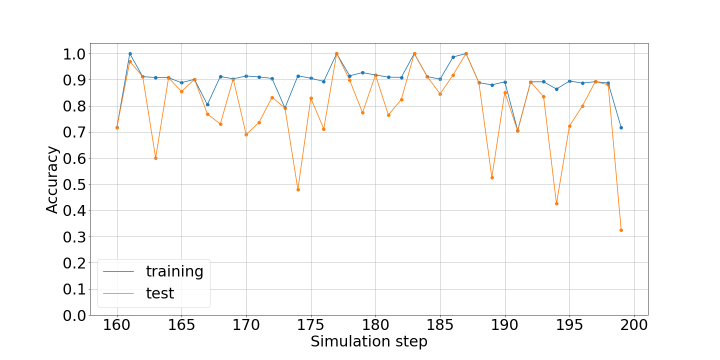
#> input picture Method 8/Byl/GA-nuggets_11.png, 1440 x 720 px, given as the content of the folder data/images, which was not available (shown at 1/2 size)
$ jupyter execute --allow-errors Experiment3.ipynb   (Python 2 division)   (older library calls are emulated)   (text cells are left out)
#> lines starting #> are read from the running program, lines starting #| are printed output that depends on the picture; pictures that were not available may be replaced by others from this repository, and a replacement may not be noted
### Method 3/helpers.py
import numpy as np
import matplotlib.pyplot as plt
import matplotlib.animation as animation
import time
plt.rcParams['animation.ffmpeg_path'] = '/usr/local/bin/ffmpeg'
plt.rcParams["animation.html"] = "jshtml"


# [37 lines left out: functions summarize, summarize2, not called in this run]

def animate(data,cmap = "Set1",size=(20,10)):
    n_frames = len(data)
    dims = np.shape(data)
    colorsData = np.zeros(dims)
    for i in range(min(dims)):
        colorsData[i, i] = i
    fig = plt.figure(figsize=size)
    plot = plt.matshow(data[n_frames-1], fignum=0,cmap=cmap)

    def init():
        plot.set_data(data[0])
        return [plot]

    def update(j):
        plot.set_data(data[j])
        return [plot]

    anim = animation.FuncAnimation(fig, update, init_func = init, frames=n_frames, interval = 30, blit=True)

    return anim


def encodeKey(index,value):
    return "{},{}".format(index,value)

def decodeKey(key):
    return list(map(lambda x: int(x),key.split(",")))

#returns an expression to get the transformed coordinates
# from the original dimensions to the 1 dimension flattened data
# [14 lines left out: function getExpr, not called in this run]

dexpr = None

#returns an array with the position in the flattened data
#coords is an array with coordinate relative to the cell in the original dimensions
# size = np.shape(data)
# [54 lines left out: functions getNeighbors, getNeighborsValue, not called in this run]

#returns in each iteration an array with the indexes of each dimension
def multiDimensionalGenerator(size):
    counters = np.array([size[i]-1 for i in range(len(size)-1)])
    counters = np.append(counters,size[-1])
    count = len(size)-1
    #start = time.time()
    while (counters[0] >= 0):
        counters[count] -= 1
        #print("generator {}".format(time.time()-start))
        yield [int(i) for i in counters]
        #start = time.time()
        if counters[count] <= 0:
            while(counters[count] <= 0 and count > 0):
                count -= 1
            counters[count] -= 1
            while(count+1 < len(size)):
                if count+1 == len(size)-1:
                    counters[count+1] = size[count+1]
                else:
                    counters[count+1] = size[count+1]-1
                count += 1

# [5 lines left out: function manhattanDistance, not called in this run]

def vonNeumann(radious,distance):
    expr = lambda x: manhattanDistance(x) <= distance
    return getNeighborhood(radious,expr)


def moore(radious):
    expr = lambda x: True
    neighborhood = getNeighborhood(radious,expr)
    return neighborhood

#returns an array with the neighborhood
#expression = function to filter the neighborhood, receives a list of the indexes according to the dimension
#radious = array with the distance from each dimension
def getNeighborhood(radious,expression):
    neighborhood = []
    spaces = []
    dimensions = len(radious)
    for i in range(dimensions):
        size = radious[i]
        spaces.append(np.arange(-size, size+1, 1))
    mesh = np.meshgrid(*spaces)
    stack = np.stack(mesh,axis=dimensions)
    stackShape = np.shape(stack)[:-1]
    for index in multiDimensionalGenerator(stackShape):
        tIndex = tuple(index)
        if expression(stack[tIndex]):
            neighborhood.append(stack[tIndex])
    for i in range(dimensions-1,-1,-1):
        neighborhood.sort(key = lambda x: x[i])
    return neighborhood

#returns an array with the neighborhood
#expression = function to filter the neighborhood, receives a list of the indexes according to the dimension
#radious = array with the distance from each dimension
# [26 lines left out: functions getNeighborhoodWLevels, mooreWLevels, not called in this run]

def vonNeumannWLevels(radious,distance):
    expr = lambda x: (manhattanDistance(x) <= distance, manhattanDistance(x))
    return getNeighborhoodWLevels(radious,expr)

# [196 lines left out: functions getLearningProblemWLevels, information, getStr, strLevel, getTable, getTopFrequent and 7 more, not called in this run]

### Method 8/Byl/Experiment3.ipynb
[cell 1]
import sys
#> (the rest of this cell did not finish here and is left out)

[cell 2]
import sys
import matplotlib.pyplot as plt
import cv2
import numpy as np
import os,sys,inspect
current_dir = os.path.dirname(os.path.abspath(inspect.getfile(inspect.currentframe())))
parent_dir = os.path.dirname(current_dir)
sys.path.insert(0, parent_dir)
from GGA import GGA
from ocat import OCAT
from test import CAModel,Testing1
import helpers
#> (the rest of this cell did not finish here and is left out)

[cell 3]
if not os.path.isfile("data/data.npy"):
    dirName = "data/images"
    images = []
    paths = []
    for file in os.listdir(dirName):
        if (".png" in file):
            paths.append([int(file.split("_")[1].replace(".png","")),f'{dirName}/{file}'])
    paths = sorted(paths,key=lambda x:x[0])
    for path in paths:
        img = cv2.imread(path[1],cv2.IMREAD_GRAYSCALE)
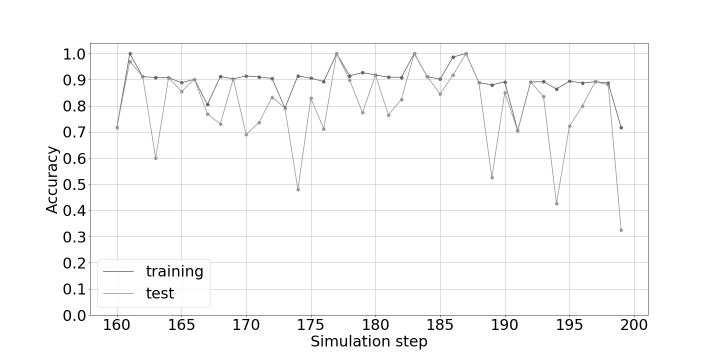
#> img: shape (720, 1440) (shown at 1/2 size); min 0, max 255, mean 249.8
        images.append(img)
    images=np.array(images)
    values = {}
    count = 0
    for state in images:
        for row in state:
            for j,col in enumerate(row):
                if col not in values:
                    count+=1
                    values[col] = count
                row[j] = values[col]
#> this loop made 1 pass
#> after the loop, count = 256; row = 1440 values from 1 to 1; values = 256 items
    np.save("data/data.npy",images)
else:
    print("data.npy already exist")

[cell 4]
def getProblemSub2(data,iState,cell,stateSize,currentState,neighborhood,paddingType,paddingValue):
    index = tuple([iState]+cell)
    cls = data[index]
    #start = time.time()
    neighbors = helpers.getNeighbors(cell,neighborhood,stateSize)
    #print("neighbors time {}".format(time.time()-start))
    values = helpers.getNeighborsValue(currentState,neighbors,paddingType,paddingValue)
    #print("neighbors value time {}".format(time.time()-start))
    if values != None:
        values = [values[key] for key in values]
        values.append(cls)
    #print("neighbors value 2 time {}".format(time.time()-start))
    return values

def getProblemSub1(data,iState,dataSize,stateSize,noStates,neighborhood,paddingType,paddingValue):
    print(iState)
    currentState = data[iState-1].reshape(-1)
    backend = 'threading'
    with parallel_backend(backend):
        vlscls = Parallel(n_jobs=4)(delayed(getProblemSub2) (data,iState,cell,stateSize,currentState,neighborhood,paddingType,paddingValue) for cell in helpers.multiDimensionalGenerator(stateSize))
        vlscls = list(filter(lambda x: x != None,vlscls))
    return np.array([iState,np.array(vlscls)])

def getProblem(data,neighborhood,paddingType,paddingValue):
    problem = []
    dataSize = np.shape(data)
    stateSize = dataSize[1:]
    noStates = dataSize[0]
    backend = 'threading'
    with parallel_backend(backend):
        problem = Parallel(n_jobs=4)(delayed(getProblemSub1)(data,iState,dataSize,stateSize,noStates,neighborhood,paddingType,paddingValue) for iState in range(1,noStates))
        #problem = np.concatenate(problem,axis=1)
    return np.array(problem)

[cell 5]
data= np.load("data/data.npy")

[cell 6]
dirName = "data/images"
images = []
paths = []
for file in os.listdir(dirName):
    if (".png" in file):
        paths.append([int(file.split("_")[1].replace(".png","")),f'{dirName}/{file}'])
paths = sorted(paths,key=lambda x:x[0])
for path in paths:
    img = cv2.imread(path[1],cv2.IMREAD_GRAYSCALE)
    images.append(img)
images=np.array(images)
vid = helpers.animate(images[:160,150:250,270:370])
#> in animate, `n_frames = len(data)`: n_frames = 1
vid.save("byl.mp4")
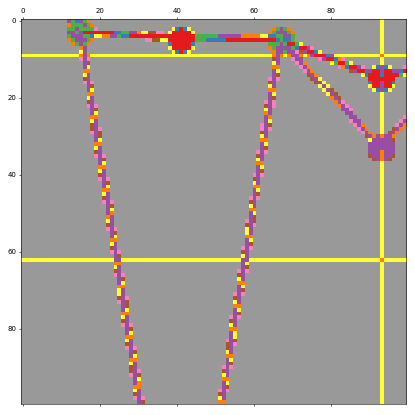
#> figure drawn by matplotlib, 1 panel
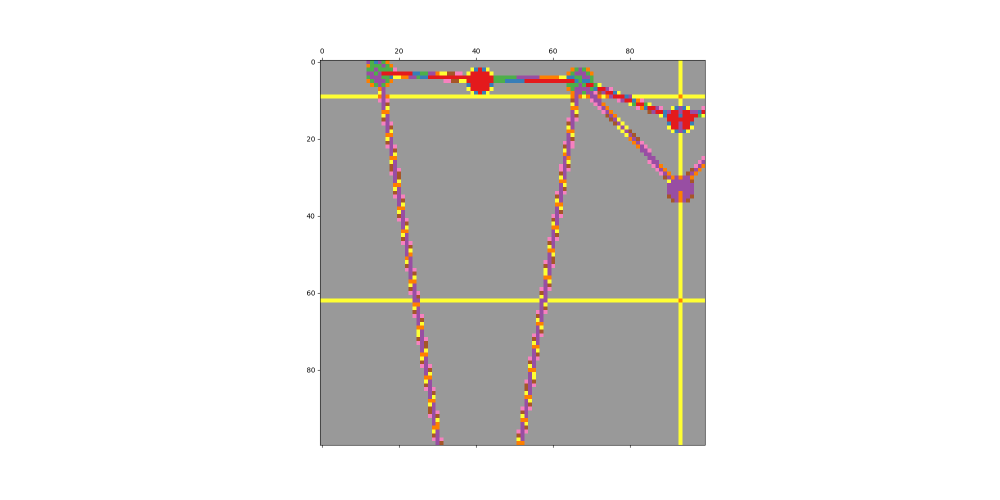
#> saved as byl.mp4: PIL image 2000x1000 RGBA (shown at 1/2 size); mean R, G, B, A 226, 224.1, 222.2, 255

[cell 7]
vid = helpers.animate(images[:160,150:250,270:370])
vid.save("byl.mp4")

[cell 8]
np.shape(data)

#> (a cell that did not finish here is left out)

[cell 10]
radious = 1
neighborhood = helpers.moore([radious,radious])
data = data[:200,150:250,270:370]
#> (the rest of this cell did not finish here and is left out)

train = sorted(train,key=lambda x: x[0])
train = np.array(train)

[cell 11]
accuracyGGA = []
#> (the rest of this cell did not finish here and is left out)

#> (a cell that did not finish here is left out)

#> (a cell that did not finish here is left out)

[cell 14]
error = [0.1,0.2,0.25]
data = []
#> (the rest of this cell did not finish here and is left out)

[cell 15]
names = ["RA1","LRDEA","GA-nuggets"]
#> (the rest of this cell did not finish here and is left out)

[cell 16]
fontsize=30
names = ["RA1","LRDEA","GA-nuggets"]
#> (the rest of this cell did not finish here and is left out)

[cell 17]
plt.figure(figsize=(20,10))
#> (the rest of this cell did not finish here and is left out)

[cell 18]
accuracyOCAT = []
#> (the rest of this cell did not finish here and is left out)

$ run again, on Method 8/Byl/LRDEA_10.png
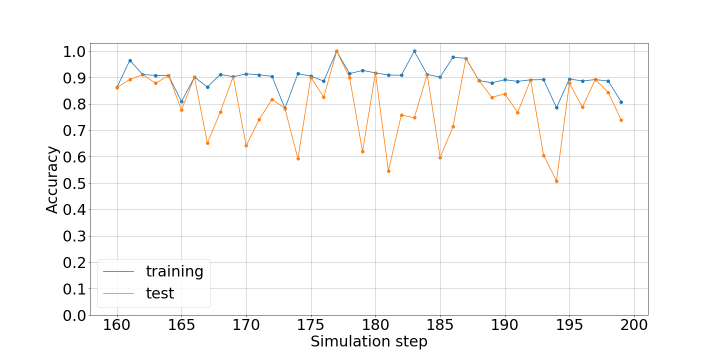
#> input picture Method 8/Byl/LRDEA_10.png, 1440 x 720 px, given as the content of the folder data/images, which was not available (shown at 1/2 size)
#> the loop `for state in images:` made 1 pass
#> after the loop `for state in images:`: count = 256; row = 1440 values from 1 to 1; values = 256 items
#> n_frames = 1
#> `vid.save("byl.mp4")`:
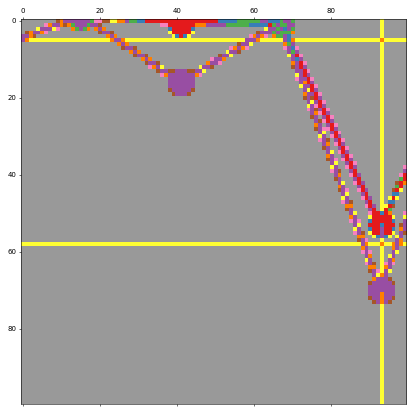
#> figure drawn by matplotlib, 1 panel
#> `vid.save("byl.mp4")`:
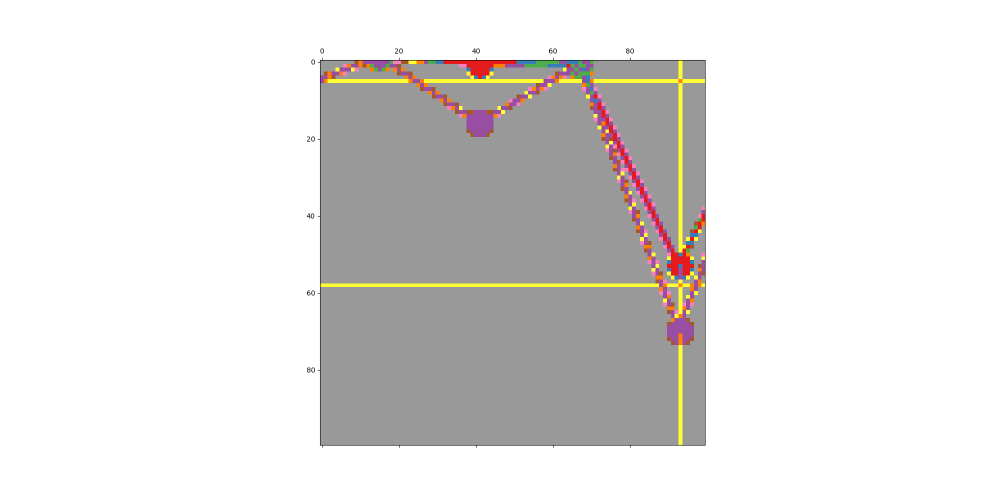
#> saved as byl.mp4: PIL image 2000x1000 RGBA (shown at 1/2 size); mean R, G, B, A 225.8, 224, 222.6, 255

$ run again, on Method 8/Byl/LRDEA_4.png
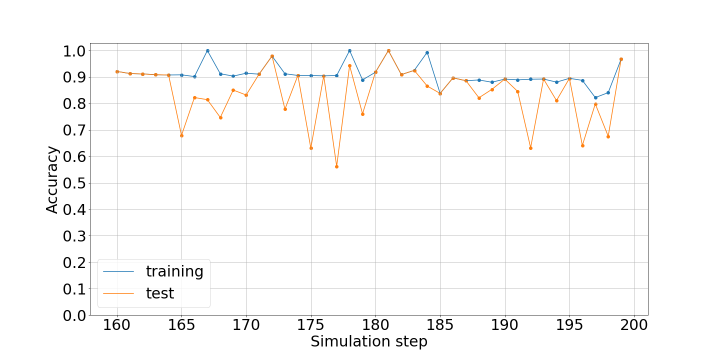
#> input picture Method 8/Byl/LRDEA_4.png, 1440 x 720 px, given as the content of the folder data/images, which was not available (shown at 1/2 size)
#> the loop `for state in images:` made 1 pass
#> after the loop `for state in images:`: count = 256; row = 1440 values from 1 to 1; values = 256 items
#> n_frames = 1
#> `vid.save("byl.mp4")`:
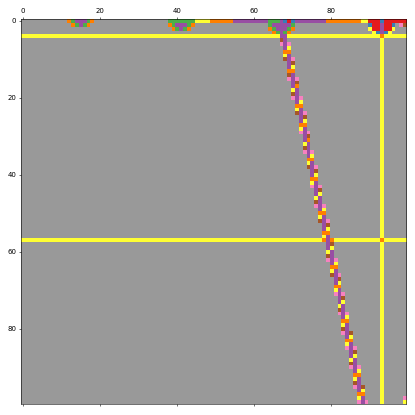
#> figure drawn by matplotlib, 1 panel
#> `vid.save("byl.mp4")`:
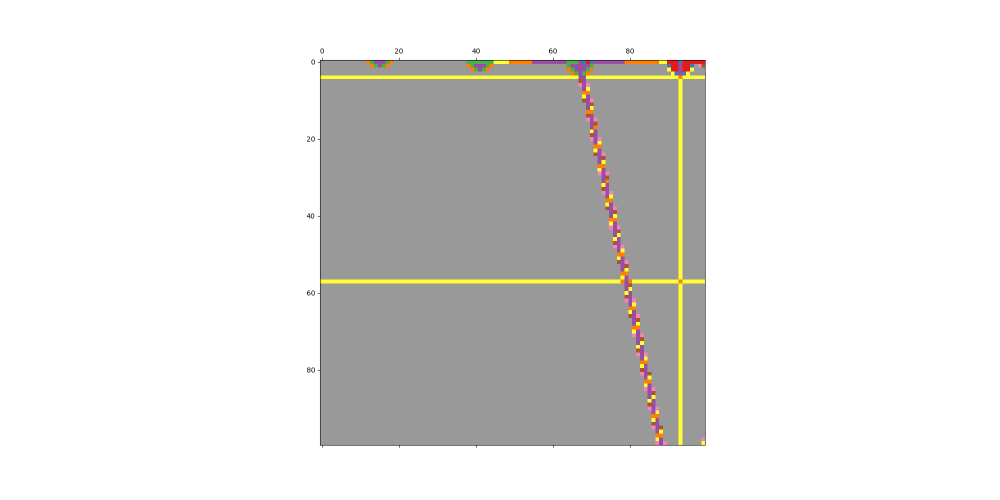
#> saved as byl.mp4: PIL image 2000x1000 RGBA (shown at 1/2 size); mean R, G, B, A 225.6, 224.9, 222.9, 255
